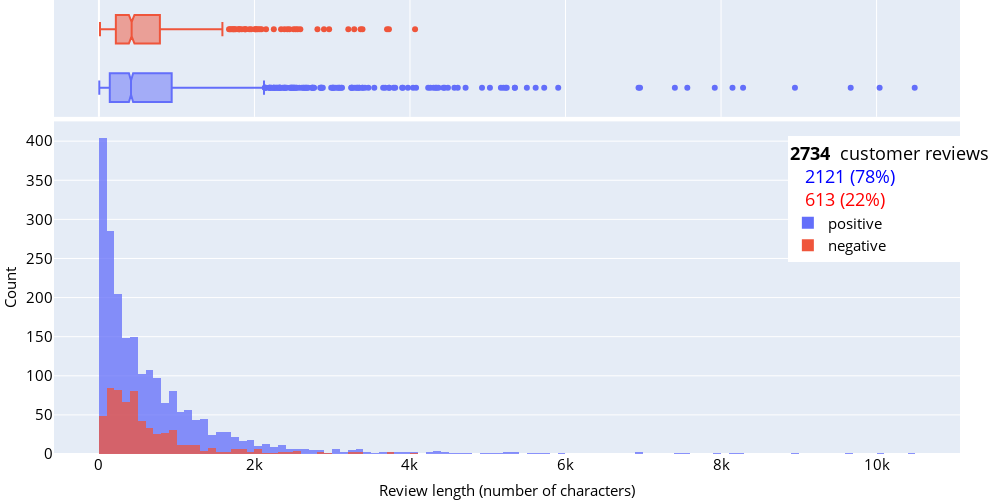

Here is the notebook cell this chart was saved with:
### Code cell
# Visulizing the data by ploting a histogram

# https://plotly.com/python/distplot/#combined-statistical-representations-with-pxhistogram
# https://plotly.com/python/histograms/#choosing-the-number-of-bins
# https://plotly.github.io/plotly.py-docs/generated/plotly.express.histogram.html
# https://plotly.github.io/plotly.py-docs/generated/plotly.graph_objects.Histogram.html

# This allows use plotly in Junype-notebook
import cufflinks as cf
from plotly.offline import download_plotlyjs, init_notebook_mode, plot, iplot
init_notebook_mode(connected=True)

import plotly.express as px
import plotly.graph_objs as go

def review_length_histogram(df,column_rating,column_length,labeled=None):
    if labeled == None:
        df = df[df[column_rating] != 3]
        df['label'] = ['positive' if rating > 3 else 'negative' for rating in df[column_rating] ]

    df = df.sort_values(by=['label'], ascending=False)
    n_reviews = len(df)
    n_pos = len(df[df['label'] == 'positive'])
    n_neg = len(df[df['label'] == 'negative'])
    n_pos_percent = round((n_pos*100)/n_reviews)
    n_neg_percent = round((n_neg*100)/n_reviews)

    fig = px.histogram(df, x=column_length, color="label",  barmode="overlay", nbins=150, opacity=0.75, 
                    marginal="box",)  # or violin, rug)
    fig.update_layout(
            margin=go.layout.Margin(l=0, r=40, t=0, b=0), xaxis_tickangle=0,
            uniformtext_minsize=8, uniformtext_mode='hide', coloraxis_showscale=False, height=500, width=1000,
            yaxis=dict(
                title='Count',
                titlefont_size=15,
                tickfont_size=15,
            ),
            xaxis=dict(
                title='Review length (number of characters)',
                titlefont_size=15,
                tickfont_size=15,
            ),
            font=dict(
                size=15,
                color="black"
            ),
            legend=dict(
                y=0.7,
                x=0.81,
                title='<span style="font-weight:bold; font-size:18px">{}</span> <span style="font-weight:normal; font-size:18px"> customer reviews</span><br /><span style="color:blue">   {} ({}%)</span><br /><span style="color:red">   {} ({}%)</span>'.format(n_reviews, n_pos, n_pos_percent, n_neg, n_neg_percent),
                font=dict(
                    size=15,
                ),
            ),
        )
    return fig


fig = review_length_histogram(my_reviews,'rating','length_title_text')
fig

### Figure 1 — Plotly figure (JSON) as saved in the notebook; plotly's stock layout.template omitted (floating-point values rounded to 4 significant figures; data arrays with more than 128 entries replaced by an {"elided": "..."} marker saying what was removed)
{"data": [{"alignmentgroup": "True", "bingroup": "x", "hoverlabel": {"namelength": 0}, "hovertemplate": "label=positive<br>length_title_text=%{x}<br>count=%{y}", "legendgroup": "positive", "marker": {"color": "#636efa", "opacity": 0.75}, "name": "positive", "nbinsx": 150, "offsetgroup": "positive", "orientation": "v", "showlegend": true, "type": "histogram", "x": {"elided": "2121 int values"}, "xaxis": "x", "yaxis": "y"}, {"alignmentgroup": "True", "hoverlabel": {"namelength": 0}, "hovertemplate": "label=positive<br>length_title_text=%{x}", "legendgroup": "positive", "marker": {"color": "#636efa"}, "name": "positive", "notched": true, "offsetgroup": "positive", "showlegend": false, "type": "box", "x": {"elided": "2121 int values"}, "xaxis": "x2", "yaxis": "y2"}, {"alignmentgroup": "True", "bingroup": "x", "hoverlabel": {"namelength": 0}, "hovertemplate": "label=negative<br>length_title_text=%{x}<br>count=%{y}", "legendgroup": "negative", "marker": {"color": "#EF553B", "opacity": 0.75}, "name": "negative", "nbinsx": 150, "offsetgroup": "negative", "orientation": "v", "showlegend": true, "type": "histogram", "x": {"elided": "613 int values"}, "xaxis": "x", "yaxis": "y"}, {"alignmentgroup": "True", "hoverlabel": {"namelength": 0}, "hovertemplate": "label=negative<br>length_title_text=%{x}", "legendgroup": "negative", "marker": {"color": "#EF553B"}, "name": "negative", "notched": true, "offsetgroup": "negative", "showlegend": false, "type": "box", "x": {"elided": "613 int values"}, "xaxis": "x2", "yaxis": "y2"}], "layout": {"barmode": "overlay", "coloraxis": {"showscale": false}, "font": {"color": "black", "size": 15}, "height": 500, "legend": {"font": {"size": 15}, "title": {"text": "<span style=\"font-weight:bold; font-size:18px\">2734</span> <span style=\"font-weight:normal; font-size:18px\"> customer reviews</span><br /><span style=\"color:blue\">   2121 (78%)</span><br /><span style=\"color:red\">   613 (22%)</span>"}, "tracegroupgap": 0, "x": 0.81, "y": 0.7}, "margin": {"b": 0, "l": 0, "r": 40, "t": 0}, "uniformtext": {"minsize": 8, "mode": "hide"}, "width": 1000, "xaxis": {"anchor": "y", "domain": [0, 1], "tickangle": 0, "tickfont": {"size": 15}, "title": {"font": {"size": 15}, "text": "Review length (number of characters)"}}, "xaxis2": {"anchor": "y2", "domain": [0, 1], "matches": "x", "showgrid": true, "showticklabels": false}, "yaxis": {"anchor": "x", "domain": [0, 0.7326], "tickfont": {"size": 15}, "title": {"font": {"size": 15}, "text": "Count"}}, "yaxis2": {"anchor": "x2", "domain": [0.7426, 1], "matches": "y2", "showgrid": false, "showline": false, "showticklabels": false, "ticks": ""}}}
